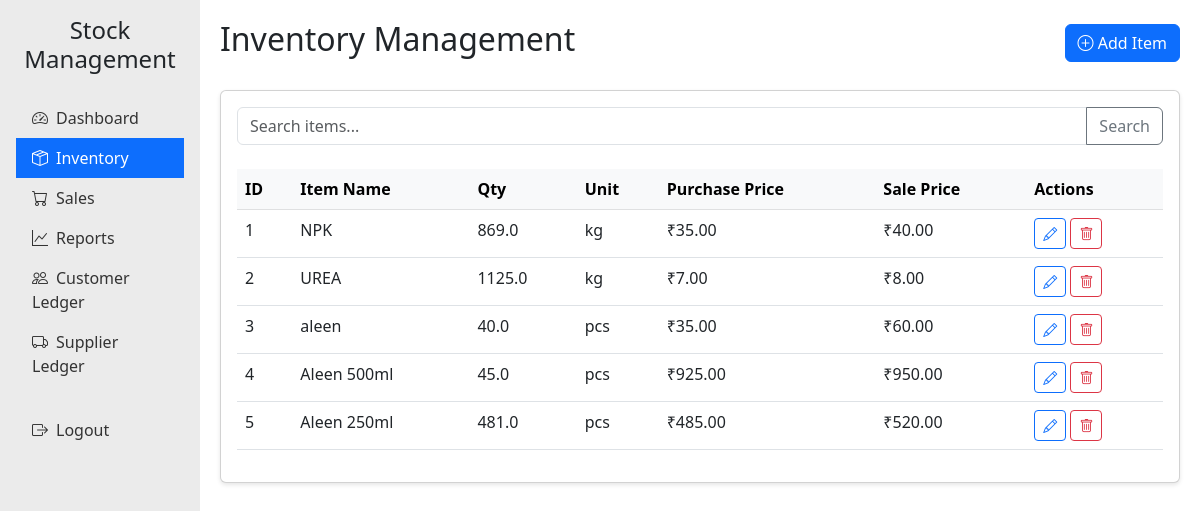
Screenshot of /items (signed in) with the database file from the repository.
### app.py (models this page shows)
class Item(db.Model):
    id = db.Column(db.Integer, primary_key=True)
    name = db.Column(db.String(100), nullable=False)
    quantity = db.Column(db.Float, nullable=False)
    unit = db.Column(db.String(20), nullable=False)
    purchase_price = db.Column(db.Float, nullable=False)
    sale_price = db.Column(db.Float, nullable=False)
    date_added = db.Column(db.Date, default=date.today())
    supplier_id = db.Column(db.Integer, db.ForeignKey('supplier.id'))

### app.py (the view)
@app.route('/items')
@login_required
def items():
    search_term = request.args.get('search', '')
    if search_term:
        items = Item.query.filter(Item.name.ilike(f'%{search_term}%')).order_by(Item.name).all()
    else:
        items = Item.query.order_by(Item.id).all()
    return render_template('items.html', items=items, search_term=search_term)

### app.py (called while the page is built)
def login_required(f):
    @wraps(f)
    def decorated_function(*args, **kwargs):
        if 'user_id' not in session:
            flash('Please log in to access this page.', 'danger')
            return redirect(url_for('login'))
        return f(*args, **kwargs)
    return decorated_function

### templates/items.html (shortened to what this page needs)
{% extends "base.html" %}
{% block header %}Inventory Management{% endblock %}
{% block header_buttons %}
<a href="{{ url_for('add_item') }}" class="btn btn-primary">
    <i class="bi bi-plus-circle"></i> Add Item
</a>
{% endblock %}
{% block content %}
<div class="card">
    <div class="card-body">
        <form method="get" class="mb-4">
            <div class="input-group">
                <input type="text" class="form-control" placeholder="Search items..." name="search" value="{{ search_term }}">
                <button class="btn btn-outline-secondary" type="submit">Search</button>
            </div>
        </form>
        <div class="table-responsive">
            <table class="table table-hover">
                <thead class="table-light">
                    <tr>
                        <th>ID</th>
                        <th>Item Name</th>
                        <th>Qty</th>
                        <th>Unit</th>
                        <th>Purchase Price</th>
                        <th>Sale Price</th>
                        <th>Actions</th>
                    </tr>
                </thead>
                <tbody>
                    {% for item in items %}
                    <tr>
                        <td>{{ item.id }}</td>
                        <td>{{ item.name }}</td>
                        <td>{{ item.quantity }}</td>
                        <td>{{ item.unit }}</td>
                        <td>₹{{ "%.2f"|format(item.purchase_price) }}</td>
                        <td>₹{{ "%.2f"|format(item.sale_price) }}</td>
                        <td>
                            <a href="{{ url_for('edit_item', id=item.id) }}" class="btn btn-sm btn-outline-primary">
                                <i class="bi bi-pencil"></i>
                            </a>
                            <form method="post" action="{{ url_for('delete_item', id=item.id) }}" class="d-inline">
                                <button type="submit" class="btn btn-sm btn-outline-danger" onclick="return confirm('Are you sure?')">
                                    <i class="bi bi-trash"></i>
                                </button>
                            </form>
                        </td>
                    </tr>
                    {% else %}
                    <tr>
                        <td colspan="7" class="text-center">No items found</td>
                    </tr>
                    {% endfor %}
                </tbody>
            </table>
        </div>
    </div>
</div>
{% endblock %}

### templates/base.html (style rules this page uses)
.card { margin-bottom: 20px; box-shadow: 0 2px 4px rgba(0,0,0,0.1); }
.table-responsive { overflow-x: auto; }

### rows the page displays
Item: id "1", name "NPK", quantity "869.0", unit "kg", purchase_price "35.00", sale_price "40.00"
Item: id "2", name "UREA", quantity "1125.0", unit "kg", purchase_price "7.00", sale_price "8.00"
Item: id "3", name "aleen", quantity "40.0", unit "pcs", purchase_price "35.00", sale_price "60.00"
Item: id "4", name "Aleen 500ml", quantity "45.0", unit "pcs", purchase_price "925.00", sale_price "950.00"
Item: id "5", name "Aleen 250ml", quantity "481.0", unit "pcs", purchase_price "485.00", sale_price "520.00"
